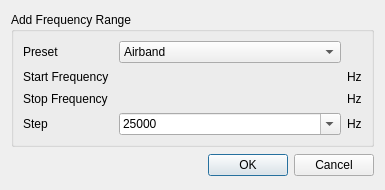
<?xml version="1.0" encoding="UTF-8"?>
<ui version="4.0">
 <class>FreqScannerAddRangeDialog</class>
 <widget class="QDialog" name="FreqScannerAddRangeDialog">
  <property name="geometry">
   <rect>
    <x>0</x>
    <y>0</y>
    <width>385</width>
    <height>190</height>
   </rect>
  </property>
  <property name="font">
   <font>
    <pointsize>9</pointsize>
   </font>
  </property>
  <property name="windowTitle">
   <string>Add Range</string>
  </property>
  <layout class="QVBoxLayout" name="verticalLayout">
   <item>
    <widget class="QGroupBox" name="groupBox">
     <property name="sizePolicy">
      <sizepolicy hsizetype="Preferred" vsizetype="Fixed">
       <horstretch>0</horstretch>
       <verstretch>0</verstretch>
      </sizepolicy>
     </property>
     <property name="title">
      <string>Add Frequency Range</string>
     </property>
     <layout class="QGridLayout" name="gridLayout">
      <item row="4" column="0">
       <widget class="QLabel" name="stepLabel">
        <property name="text">
         <string>Step</string>
        </property>
       </widget>
      </item>
      <item row="1" column="2">
       <widget class="QLabel" name="startUnits">
        <property name="text">
         <string>Hz</string>
        </property>
       </widget>
      </item>
      <item row="1" column="1">
       <widget class="ValueDialZ" name="start" native="true">
        <property name="sizePolicy">
         <sizepolicy hsizetype="Expanding" vsizetype="Maximum">
          <horstretch>0</horstretch>
          <verstretch>0</verstretch>
         </sizepolicy>
        </property>
        <property name="minimumSize">
         <size>
          <width>32</width>
          <height>16</height>
         </size>
        </property>
        <property name="font">
         <font>
          <family>Liberation Mono</family>
          <pointsize>12</pointsize>
         </font>
        </property>
        <property name="cursor">
         <cursorShape>PointingHandCursor</cursorShape>
        </property>
        <property name="focusPolicy">
         <enum>Qt::StrongFocus</enum>
        </property>
        <property name="toolTip">
         <string>Start frequency in Hertz</string>
        </property>
       </widget>
      </item>
      <item row="4" column="2">
       <widget class="QLabel" name="stepUnits">
        <property name="text">
         <string>Hz</string>
        </property>
       </widget>
      </item>
      <item row="3" column="2">
       <widget class="QLabel" name="stopUnits">
        <property name="text">
         <string>Hz</string>
        </property>
       </widget>
      </item>
      <item row="3" column="0">
       <widget class="QLabel" name="stopLabel">
        <property name="text">
         <string>Stop Frequency</string>
        </property>
       </widget>
      </item>
      <item row="1" column="0">
       <widget class="QLabel" name="startLabel">
        <property name="minimumSize">
         <size>
          <width>90</width>
          <height>0</height>
         </size>
        </property>
        <property name="text">
         <string>Start Frequency</string>
        </property>
       </widget>
      </item>
      <item row="4" column="1">
       <widget class="QComboBox" name="step">
        <property name="editable">
         <bool>true</bool>
        </property>
        <item>
         <property name="text">
          <string>25000</string>
         </property>
        </item>
        <item>
         <property name="text">
          <string>8333</string>
         </property>
        </item>
        <item>
         <property name="text">
          <string>100000</string>
         </property>
        </item>
       </widget>
      </item>
      <item row="3" column="1">
       <widget class="ValueDialZ" name="stop" native="true">
        <property name="sizePolicy">
         <sizepolicy hsizetype="Expanding" vsizetype="Maximum">
          <horstretch>0</horstretch>
          <verstretch>0</verstretch>
         </sizepolicy>
        </property>
        <property name="minimumSize">
         <size>
          <width>32</width>
          <height>16</height>
         </size>
        </property>
        <property name="font">
         <font>
          <family>Liberation Mono</family>
          <pointsize>12</pointsize>
         </font>
        </property>
        <property name="cursor">
         <cursorShape>PointingHandCursor</cursorShape>
        </property>
        <property name="focusPolicy">
         <enum>Qt::StrongFocus</enum>
        </property>
        <property name="toolTip">
         <string>Stop frequency in Hertz</string>
        </property>
       </widget>
      </item>
      <item row="0" column="1">
       <widget class="QComboBox" name="preset">
        <property name="toolTip">
         <string>Select a preset range of frequencies</string>
        </property>
        <item>
         <property name="text">
          <string>Airband</string>
         </property>
        </item>
        <item>
         <property name="text">
          <string>Broadcast FM</string>
         </property>
        </item>
        <item>
         <property name="text">
          <string>DAB</string>
         </property>
        </item>
        <item>
         <property name="text">
          <string>Digital Selective Calling</string>
         </property>
        </item>
        <item>
         <property name="text">
          <string>Marine</string>
         </property>
        </item>
        <item>
         <property name="text">
          <string>FRS-GMRS</string>
         </property>
        </item>
        <item>
         <property name="text">
          <string>HF ATC</string>
         </property>
        </item>
       </widget>
      </item>
      <item row="0" column="0">
       <widget class="QLabel" name="presetLabel">
        <property name="text">
         <string>Preset</string>
        </property>
       </widget>
      </item>
     </layout>
    </widget>
   </item>
   <item>
    <widget class="QDialogButtonBox" name="buttonBox">
     <property name="orientation">
      <enum>Qt::Horizontal</enum>
     </property>
     <property name="standardButtons">
      <set>QDialogButtonBox::Cancel|QDialogButtonBox::Ok</set>
     </property>
    </widget>
   </item>
  </layout>
 </widget>
 <customwidgets>
  <customwidget>
   <class>ValueDialZ</class>
   <extends>QWidget</extends>
   <header>gui/valuedialz.h</header>
   <container>1</container>
  </customwidget>
 </customwidgets>
 <resources>
  <include location="../../../sdrgui/resources/res.qrc"/>
 </resources>
 <connections>
  <connection>
   <sender>buttonBox</sender>
   <signal>accepted()</signal>
   <receiver>FreqScannerAddRangeDialog</receiver>
   <slot>accept()</slot>
   <hints>
    <hint type="sourcelabel">
     <x>248</x>
     <y>254</y>
    </hint>
    <hint type="destinationlabel">
     <x>157</x>
     <y>274</y>
    </hint>
   </hints>
  </connection>
  <connection>
   <sender>buttonBox</sender>
   <signal>rejected()</signal>
   <receiver>FreqScannerAddRangeDialog</receiver>
   <slot>reject()</slot>
   <hints>
    <hint type="sourcelabel">
     <x>316</x>
     <y>260</y>
    </hint>
    <hint type="destinationlabel">
     <x>286</x>
     <y>274</y>
    </hint>
   </hints>
  </connection>
 </connections>
</ui>
